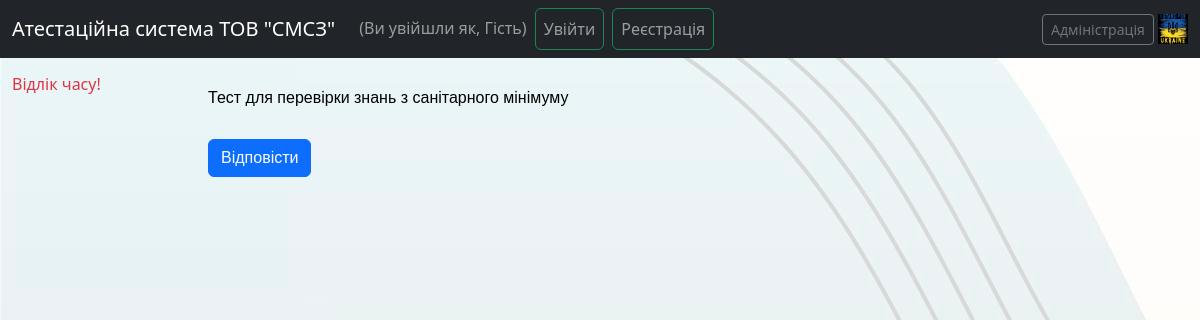
/questions/tests/4/, run on an earlier commit of the app's database.
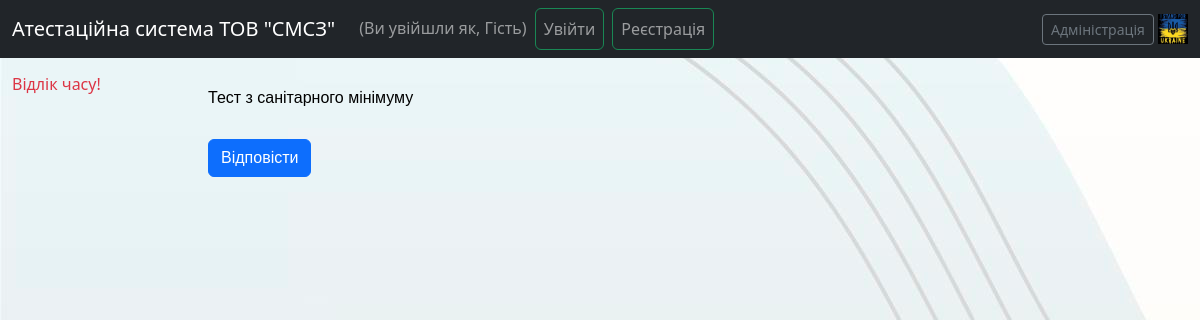
And on a later commit of the database.
### questions/models.py (models this page shows, shortened)
class Test(models.Model):
    name = models.CharField(max_length=254, unique=True)
    number_of_questions = models.IntegerField(null=True)
    time = models.IntegerField(help_text='продолжительность теста в минутах', null=True)
    required_score_to_pass = models.IntegerField(help_text='Необходимый процент для здачи теста', null=True)
    class Meta:
        verbose_name = 'Тест'
        verbose_name_plural = 'Тесты'
        ordering = ['name']

### questions/views.py (the view)
# urls.py: path('tests/<pk>/', questions_list, name='questions_list'),
def questions_list(request, pk):
    test = Test.objects.get(pk=pk)
    context = {'test_name': test, 'time': test.time}
    return render(request, 'questions/questions.html', context)

### questions/templates/questions/questions.html (shortened to what this page needs)
{% extends 'base.html' %}
{% load static %}
{% block content %}
<div class="container-fluid fixed-top">
    <br>
    <br>
    <br>
    <div class="row">
        <div class="col6 text-danger">Відлік часу!</div>
    </div>
</div>
<div class="row ">
    <div>
        <div class="col-md-8 mx-auto">
            <h2>
                <h2 class="my-font">
                    {{test_name.name}}
                    <form id="questions-form" class="mt-3 mb-3 my-font-other">
                        <button type="submit"
                                class="btn btn-primary mt-3 modal-button"
                                data-bs-toggle="modal"
                                data-bs-target="#sendResultModal"
                        >Відповісти
                        </button>
                    </form>
                </h2>
            </h2>
        </div>
    </div>
</div>
{% endblock content %}

What changed in the data, as far as the page shows it:
changed Test: name "Тест для перевірки знань з санітарного мінімуму" → "Тест з санітарного мінімуму"
